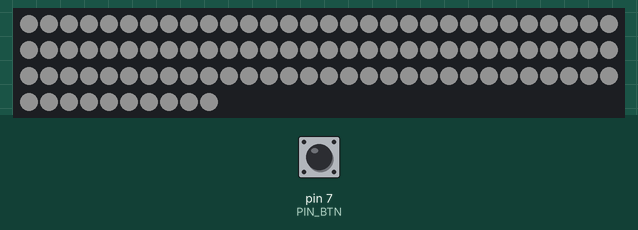
Bench run of a sketch on a simulated Arduino Uno, built with avr-gcc and run on an emulated ATmega328P. Shown: 100 RGB LEDs in strip order, left to right, continuing on the next row. The inputs (shaded band) are chosen by the test bench; at power-on: pin 7 (PIN_BTN) HIGH. Dim RGB values are drawn brighter than linear.

1.3 s: pin 7 (PIN_BTN) pulled LOW for 0.15 s
Above: at 1.8 s.
Timing chart, 0 to 4.3 s (numbered marks = the images above; inputs shaded):
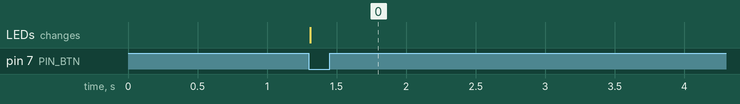

The sketch:

sketch_jan11a.ino
```cpp
#include <Adafruit_NeoPixel.h>
#ifdef __AVR__
 #include <avr/power.h>
#endif

// How many NeoPixels are attached to the Arduino?
#define NUMPIXELS 100
#define PIN_POWER 5
#define PIN_LED 6
#define PIN_BTN 7


Adafruit_NeoPixel strip = Adafruit_NeoPixel(NUMPIXELS, PIN_LED, NEO_GRB + NEO_KHZ800);


void setup() {
  Serial.begin(9600);
  pinMode(PIN_POWER, OUTPUT);
  pinMode(PIN_LED, OUTPUT);
  pinMode(PIN_BTN, INPUT_PULLUP);
  #if defined(__AVR_ATtiny85__) && (F_CPU == 16000000)
    clock_prescale_set(clock_div_1);
  #endif
  strip.begin(); // INITIALIZE NeoPixel strip object (REQUIRED)
  strip.setBrightness(30);
}

void loop() { // Set all pixel colors to 'off'
  int buttonState = digitalRead(PIN_BTN);

  // check if the pushbutton is pressed. If it is, the buttonState is HIGH:
  if (buttonState == LOW) {
    digitalWrite(PIN_POWER, HIGH);

    for(int i=0; i< strip.numPixels(); i++) {
      strip.setPixelColor(i, strip.Color(150, 150, 150));
    }
 // Set all pixel colors to 'off'
  delay(5);
  strip.show();
  delay(20000);
  strip.clear();
  digitalWrite(PIN_POWER, LOW);
  }
}
```

Measured:
- after the input at 1.3 s, the LEDs: change at once (image 0)
